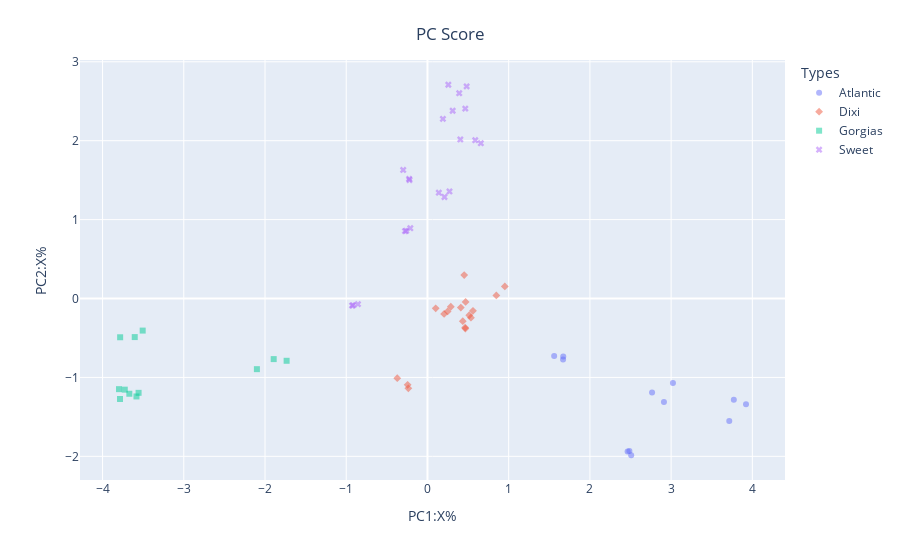

The notebook cell saved with this chart:
### Code cell
# 2D scatter
fig=px.scatter(df_scores, x='PC1', y='PC2',color='Types', symbol='Types', opacity=0.5)
fig.update_layout(
    title={
                    'text': 'PC Score',
                    'x': 0.5,
                    'xanchor':'center',
                    'y': 0.95,
                    'yanchor':'top'},
    xaxis_title= 'PC1:X%',
    yaxis_title='PC2:X%'
)
fig.show()

### Figure 1 — Plotly figure (JSON) as saved in the notebook; plotly's stock layout.template omitted (floating-point values rounded to 4 significant figures)
{"data": [{"hovertemplate": "Types=Atlantic<br>PC1=%{x}<br>PC2=%{y}<extra></extra>", "legendgroup": "Atlantic", "marker": {"color": "#636efa", "opacity": 0.5, "symbol": "circle"}, "mode": "markers", "name": "Atlantic", "orientation": "v", "showlegend": true, "type": "scatter", "x": [2.508, 2.486, 2.464, 1.67, 1.56, 1.672, 2.765, 3.022, 2.912, 3.922, 3.716, 3.772], "xaxis": "x", "y": [-1.986, -1.932, -1.939, -0.7721, -0.7275, -0.736, -1.191, -1.071, -1.313, -1.339, -1.551, -1.282], "yaxis": "y"}, {"hovertemplate": "Types=Dixi<br>PC1=%{x}<br>PC2=%{y}<extra></extra>", "legendgroup": "Dixi", "marker": {"color": "#EF553B", "opacity": 0.5, "symbol": "diamond"}, "mode": "markers", "name": "Dixi", "orientation": "v", "showlegend": true, "type": "scatter", "x": [-0.2354, -0.2442, -0.3718, 0.5146, 0.4107, 0.435, 0.1015, 0.4522, 0.4696, 0.8479, 0.9524, 0.5604, 0.2876, 0.2049, 0.2483, 0.5353, 0.4667, 0.4638], "xaxis": "x", "y": [-1.138, -1.094, -1.009, -0.2119, -0.115, -0.2873, -0.1238, 0.2972, -0.04264, 0.0391, 0.153, -0.1566, -0.104, -0.1952, -0.1636, -0.2429, -0.3815, -0.3686], "yaxis": "y"}, {"hovertemplate": "Types=Gorgias<br>PC1=%{x}<br>PC2=%{y}<extra></extra>", "legendgroup": "Gorgias", "marker": {"color": "#00cc96", "opacity": 0.5, "symbol": "square"}, "mode": "markers", "name": "Gorgias", "orientation": "v", "showlegend": true, "type": "scatter", "x": [-2.1, -1.734, -1.893, -3.798, -3.726, -3.671, -3.557, -3.583, -3.785, -3.784, -3.604, -3.506], "xaxis": "x", "y": [-0.8952, -0.7891, -0.7677, -1.149, -1.155, -1.207, -1.195, -1.241, -1.273, -0.4909, -0.4887, -0.4065], "yaxis": "y"}, {"hovertemplate": "Types=Sweet<br>PC1=%{x}<br>PC2=%{y}<extra></extra>", "legendgroup": "Sweet", "marker": {"color": "#ab63fa", "opacity": 0.5, "symbol": "x"}, "mode": "markers", "name": "Sweet", "orientation": "v", "showlegend": true, "type": "scatter", "x": [-0.9168, -0.9274, -0.856, -0.2764, -0.211, -0.2619, 0.271, 0.2094, 0.1399, -0.2988, -0.2254, -0.2215, 0.3102, 0.4656, 0.1901, 0.4823, 0.257, 0.3909, 0.4047, 0.6572, 0.5883], "xaxis": "x", "y": [-0.08614, -0.08932, -0.07114, 0.8542, 0.8909, 0.8583, 1.357, 1.286, 1.341, 1.629, 1.516, 1.502, 2.379, 2.407, 2.277, 2.688, 2.709, 2.602, 2.016, 1.969, 2.006], "yaxis": "y"}], "layout": {"legend": {"title": {"text": "Types"}, "tracegroupgap": 0}, "margin": {"t": 60}, "title": {"text": "PC Score", "x": 0.5, "xanchor": "center", "y": 0.95, "yanchor": "top"}, "xaxis": {"anchor": "y", "domain": [0, 1], "title": {"text": "PC1:X%"}}, "yaxis": {"anchor": "x", "domain": [0, 1], "title": {"text": "PC2:X%"}}}}
